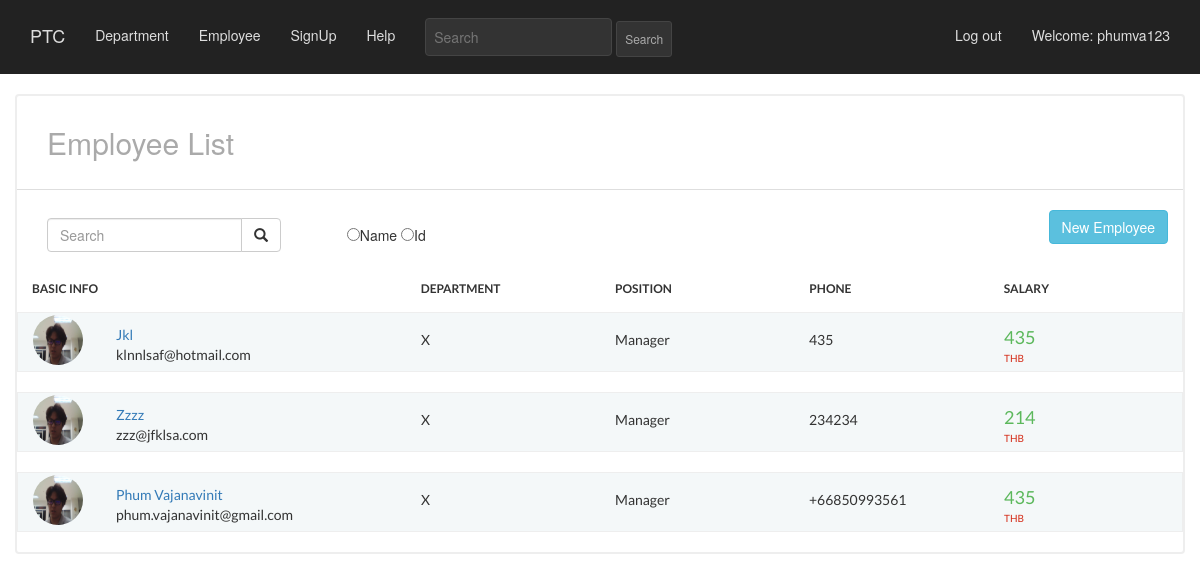
/basic_app/ (signed in), run on the app's committed database.
### basic_app/models.py (models this page shows, shortened)
class Employee(models.Model):
    positionarr = (('manager','Manager'),('employee','Employee'))
    name = models.CharField(max_length=256)
    position = models.CharField(max_length=256,choices = positionarr,default="")
    age = models.CharField(max_length=256,null=True)
    education = models.CharField(max_length=256, null = True)
    salary = models.IntegerField(null = True)
    email = models.EmailField(max_length=70,blank=True)
    telephone = models.CharField(max_length=256)
    depname = models.ForeignKey(Department,null=True,default="",related_name='depatments',on_delete=models.SET_NULL,blank=True )
    profile_picture = models.ImageField(upload_to='profile_pics')
    loginatten = models.CharField(max_length=256, unique= True)

class Department(models.Model):
    dep = models.CharField(max_length=256)
    def __str__(self):
        return self.dep

### basic_app/views.py (the view)
class EmployeeListView(LoginRequiredMixin,ListView):
    model = models.Employee
    paginate_by = 8

### basic_app/templates/basic_app/employee_list.html (shortened to what this page needs)
{% extends "basic_app/basic_app_base.html" %}
{% block body_block %}
  <div class="row box_header">
    <div class="col-md-12">
      <h2>Employee List</h2>
    </div>
  </div>
    <div class="row paddown10">
      <div class="col-md-10">
        <div class="row">
          <div class="col-sm-5 searchboxpad">
            <div class="input-group">
              <form method="GET" action="{% url 'basic_app:search_detail' %}" class="navbar-form ">
                <input type="text" class="form-control" placeholder="Search" name="q">
                <div class="input-group-btn">
                    <button class="btn btn-default" type="submit"><i class="glyphicon glyphicon-search"></i></button>
                </div>
            </div>
          </div>
          <div class="col-sm-2 radpad">
            <input type="radio" name="posit" value="na">Name
            <input type="radio" name="posit" value="idd">Id
          </div>
        </div>
      </div>
      <div class="col-md-2 ">
        <a class="btn btn-info pull-right" href="{% url 'basic_app:create' %}">New Employee</a>
      </div>
    </div>
    <div class="row listpads">
      <div class="col-md-4">
        <div class="employee_topic">
          BASIC INFO
        </div>
      </div>
      <div class="col-md-2">
        <div class="employee_topic">
          DEPARTMENT
        </div>
      </div>
      <div class="col-md-2">
        <div class="employee_topic">
          POSITION
        </div>
      </div>
      <div class="col-md-1">
        <div class="employee_topic">
          PHONE
        </div>
      </div>
      <div class="col-md-2 pull-right">
        <div class="employee_topic">
          SALARY
        </div>
      </div>
    </div>
    {% load static %}
    {% for employee in employee_list %}
    <div class="row bgcolorrow">
      <div class="col-sm-12">
        <div class="employeeList">
          <div class="row">
            <div class="col-md-4">
              <div class="row pull-down">
                <div class="col-md-3">
                  <img class= "profile_img" src="{% static employee.profile_picture %}" alt="Oh, didn't show!" height="50" width="50">
              </div>
              <div class="col-md-8 padleftlst pull-down">
                <div class="row">
                  <div class="col-md-12">
                    <a href="{{employee.id}}">{{employee.name|title}} </a>
                  </div>
                </div>
                <div class="row">
                  <div class="col-md-12">
                    <p class="textsch">{{employee.email}} </p>
                  </div>
                </div>
              </div>
            </div>
            </div>
            <div class="col-md-2 pulllstdown">
              {{employee.depname|title}}
            </div>
            <div class="col-md-2 pulllstdown">
              {{employee.position|title}}
            </div>
            <div class="col-md-1 pulllstdown">
              {{employee.telephone}}
            </div>
            <div class="col-md-2 pull-right">
              <div class="col-md-9 padleftlst pull-down ">
                <div class="row " >
                  <div class="col-md-12">
                    {% load humanize %}
                    <p class="salaryfont">{{employee.salary|intcomma}}</p>
                  </div>
                </div>
                <div class="row">
                  <div class="col-md-12 bathandsalary ">
                    <p class="salaryfont2"> THB</p>
                  </div>
              </div>
            </div>
        </div>
          </div>
        </div>
      </div>
    </div>
    {% endfor %}
          <!-- {% load static %}
{% endblock %}

### basic_app/templates/basic_app/basic_app_base.html (shortened to what this page needs)
<!DOCTYPE html>
{% load staticfiles %}
<html>
  <head>
    <link rel="stylesheet" href="https://maxcdn.bootstrapcdn.com/bootstrap/3.3.7/css/bootstrap.min.css" />
    <link rel="stylesheet" href= "{% static 'css/mystyle.css' %}"/>
    <link href="{% static 'css/zoom.css' %}" rel="stylesheet">
</head>
  <body id="page2">
    <nav class="navbar navbar-default navbar-static-top  ">
      <div class="container">
        <ul class="nav navbar-nav ">
          <li><a class="navbar-brand" href="{% url 'basic_app:list' %}">PTC</a></li>
          <li><a class="navbar-link" href="{% url 'basic_app:dlist' %}">Department</a></li>
          <li><a class="navbar-link" href="{% url 'basic_app:list' %}">Employee</a></li>
          <li><a class="navbar-link" href="{% url 'basic_app:signup' %}">SignUp</a></li>
          <li><a class="navbar-link" href="{% url 'basic_app:help' %}">Help</a></li>
            <form method="GET" action="{% url 'basic_app:search_detail' %}" class="navbar-form pull-right">
            <input type="text" id="searchBox" class="input-medium search-query searchtxtcolor" name="q" placeholder="Search">
            <input type="submit" class="btn btn-primary btn-sm" value="Search" >
            </form>
          </ul>
          <ul class="nav navbar-nav navbar-right">
            {% if user.is_authenticated %}
            <li>
              <a href="{% url 'basic_app:logout' %}" >Log out</a>
            </li>
            <li>
              <a >Welcome: {{ user.username }}</a>
            </li>
              {% else %}
              <li><a class='nav navbar-right' href="{% url 'basic_app:login' %}" ><span class="glyphicon glyphicon-user"></span></a></li>
            {% endif %}
          </ul>
      </div>
    </nav>
<div class="col-sm-12">
    <div class="container bgjumbotron">
      {% block body_block %}
      {% endblock %}
    </div>
</div>
  </body>
</html>

### static/css/mystyle.css (style rules this page uses)
input, textarea { border: 1px solid #dedede; padding: 8px; margin-bottom: 10px; color: #222; border-radius: 4px; outline: none !important; }
.box_header { padding: 30px 15px; border-bottom: 1px solid #dedede; }
.box_header h2 { margin: 0; color: #aaa; font-weight: 300; }
.employeeList { padding: 2px 0; }
body { background-color: #1b1c1d; }
.navbar-default { border-color: #1b1c1d; color: red; }
.navbar.navbar-static-top { background-color: #222; border:none; padding-top: 10px; }
.navbar a { color: #dedede !important; }
.navbar input { background: #333; border-color: #444; }
.nav .btn { padding: 8px; color: #aaa !important; }
.profile_img { border-radius: 999em; }
body#page2 { background-color:#fff; }
.bgjumbotron { background-color: #fff; border:2px solid #eee; border-radius: 4px; }
.col-sm-2 { padding-right: 0px; }
.padleftlst { margin-left: -14px !important; padding-top: 10px; }
.paddown10 { padding-top: 20px; padding-bottom: 20px; }
.salaryfont { font-size: 18px; color: #5cb85c; font-family: Lato,'Helvetica Neue',Arial,Helvetica,sans-serif; }
.salaryfont2 { font-size: 10px; color: #D42A16; font-family: Lato,'Helvetica Neue',Arial,Helvetica,sans-serif; }
.bathandsalary { margin-top: -10px; }
.employee_topic { font-family: Lato,'Helvetica Neue',Arial,Helvetica,sans-serif; font-weight: 700; font-size: 12px; }
.bgcolorrow { background-color: #F4F8F9; margin-bottom: 20px; height: 60px; font-family: Lato,'Helvetica Neue',Arial,Helvetica,sans-serif; border: 1px solid #eee; }
.listpads { padding-bottom: 15px; }
.pulllstdown { padding-top: 15px; }
.searchboxpad { margin-right: -90px; }
.radpad { margin-top: 14px; }

### data on the page
Employee: profile_picture (picture), name "Jkl", email "klnnlsaf@hotmail.com", depname "X", position "Manager", telephone "435", salary "435"
Employee: profile_picture (picture), name "Zzzz", email "zzz@jfklsa.com", depname "X", position "Manager", telephone "234234", salary "214"
Employee: profile_picture (picture), name "Phum Vajanavinit", email "phum.vajanavinit@gmail.com", depname "X", position "Manager", telephone "+66850993561", salary "435"

### other printed values
{{ user.username }} "phumva123"
